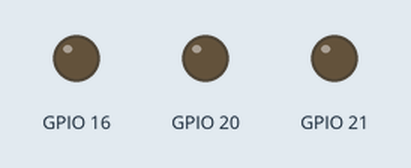
A program run on a simulated Raspberry Pi (BCM pin numbers). On the bench: output pins drawn as LEDs (lit = HIGH). What the program prints to the terminal is not drawn. At 112.5 s the program stops and its outputs stay as they are.

Above: at 0.1 s.
At 5.1 s:
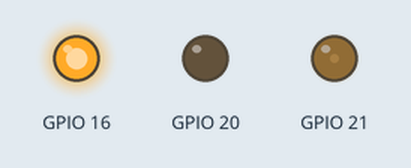
At 15.1 s:
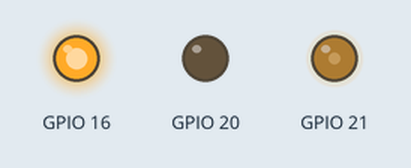
At 25.1 s:
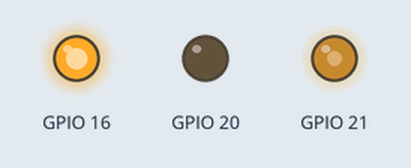
At 35.1 s:
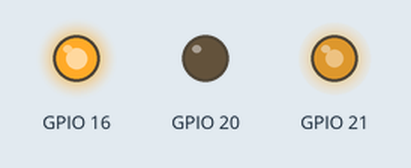
Timing chart, 0 to 36.6 s (numbered marks = the images above):
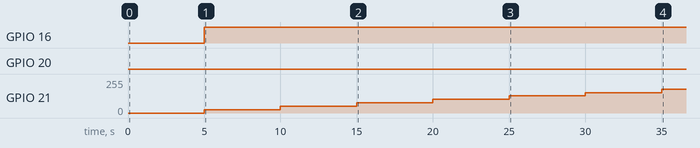

The program:

main.py
```python
#!/usr/bin/python
# -*- coding: utf-8 -*-

import ta7291
import time

if __name__ == "__main__":

    drv = ta7291.ta7291(21, 16, 20)

    print "Normal Power up and down"

    print "Ramp up"
    for power in range(0, 100, 10):
        drv.drive(power)
        time.sleep(5)

    print "Ramp down"
    for power in range(100, 0, -10):
        drv.drive(power)
        time.sleep(5)

    print "Stop 3 seconds..."
    drv.drive(0)
    time.sleep(3)

    print "Forward max speed, 3 seconds and brake..."
    drv.drive(100)
    time.sleep(3)
    drv.brake()
    time.sleep(1)

    print "Reverse max speed, 3 seconds and brake..."
    drv.drive(-100)
    time.sleep(3)
    drv.brake()
    time.sleep(1)

    print "close"
    drv.cleanup()
```

ta7291.py
```python
#!/usr/bin/python
# -*- coding: utf-8 -*-
#
# Device driver of TA7291
#
# 2016/12/29
# Maho Takara
#

import RPi.GPIO as GPIO
import time
import sys

class ta7291:
    '''
    Motor driver TA7291 class
    '''
    def __init__(self, pwm, in1, in2):
        # GPIOセットアップ
        GPIO.setmode(GPIO.BCM)
        GPIO.setup(pwm, GPIO.OUT)
        GPIO.setup(in1, GPIO.OUT)
        GPIO.setup(in2, GPIO.OUT)
        # ピンを保存
        self.in1 = in1
        self.in2 = in2
        self.p = GPIO.PWM(pwm, 50)

    def drive(self, speed):
        '''
        モーターを回転させる。
        speed : -100から100の数値。正の数なら正回転、負の数なら逆回転。
        '''
        if speed > 0:
            GPIO.output(self.in1, 1)
            GPIO.output(self.in2, 0)
            self.p.start(speed)
        if speed < 0:
            GPIO.output(self.in1, 0)
            GPIO.output(self.in2, 1)
            self.p.start(-speed)
        if speed == 0:
            GPIO.output(self.in1, 0)
            GPIO.output(self.in2, 0)

    def brake(self):
        GPIO.output(self.in1, 1)
        GPIO.output(self.in2, 1)
        time.sleep(0.5)

    def cleanup(self):
        self.brake()
        GPIO.cleanup()

if __name__ == "__main__":
    pass
```

Measured:
- by itself, GPIO 16: LOW → HIGH at 5.0 s
- by itself, GPIO 21: moves from 0/255 to 179/255 over 30.0 s
